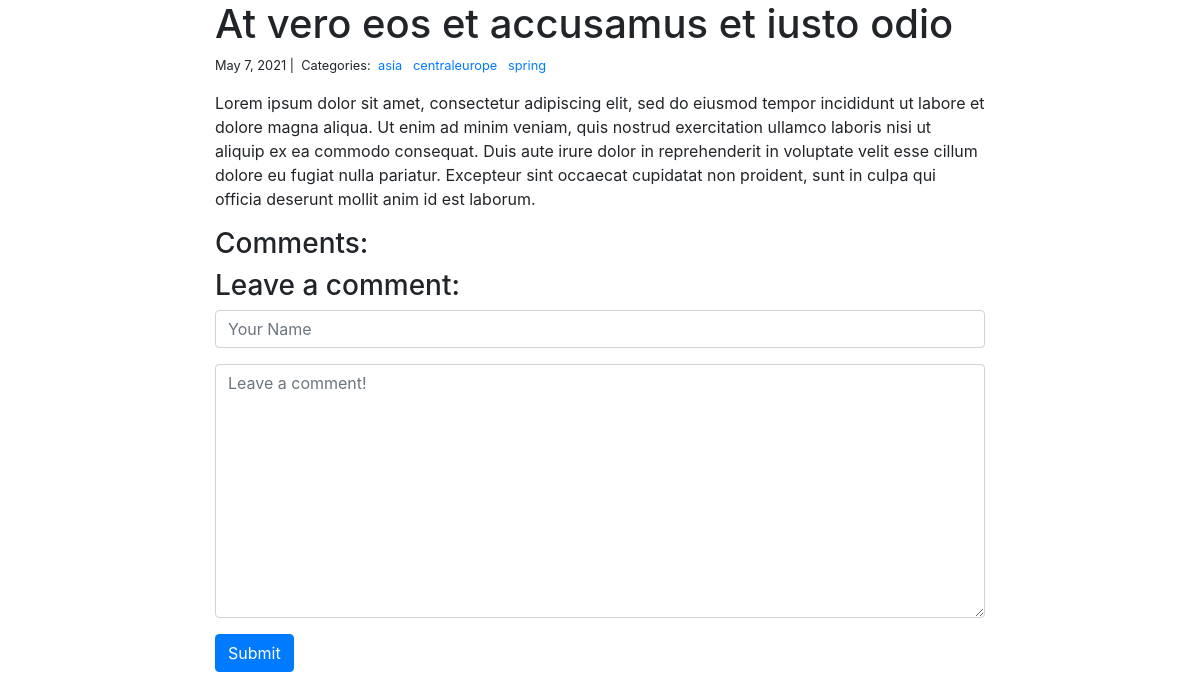
The app's page /blog/2/ with its own data.
### blog/models.py (models this page shows)
class Post(models.Model):
    title = models.CharField(max_length=255)
    body = models.TextField()
    created_on = models.DateTimeField(auto_now_add=True)
    last_modified = models.DateTimeField(auto_now=True)
    categories = models.ManyToManyField('Category', related_name='posts')

class Category(models.Model):
    name = models.CharField(max_length=20)

### blog/views.py (the view, shortened to what this page needs)
# urls.py: path("<int:pk>/", views.blog_detail, name="blog_detail"),
def blog_detail(request, pk):
    post = Post.objects.get(pk=pk)
    form = CommentForm()
    comments = Comment.objects.filter(post=post)
    context = {
        "post": post,
        "comments": comments,
        "form": form,
    }
    return render(request, "blog_detail.html", context)

### blog/forms.py
class CommentForm(forms.Form):
    author = forms.CharField(
        max_length=60,
        widget=forms.TextInput(attrs={
            "class": "form-control",
            "placeholder": "Your Name"
        })
    )
    body = forms.CharField(widget=forms.Textarea(
        attrs={
            "class": "form-control",
            "placeholder": "Leave a comment!"
        })
    )

### blog/templates/blog_detail.html (shortened to what this page needs)
{% extends "base.html" %}
{% block page_content %}
<div class="col-md-8 offset-md-2">
    <h1>{{ post.title }}</h1>
    <small>
        {{ post.created_on.date }} |&nbsp;
        Categories:&nbsp;
        {% for category in post.categories.all %}
        <a href="{% url 'blog_category' category.name %}">
            {{ category.name }}
        </a>&nbsp;
        {% endfor %}
    </small>
    <p>{{ post.body | linebreaks }}</p>
    <h3>Comments:</h3>
    <h3>Leave a comment:</h3>
    <form action="/blog/{{ post.pk }}/" method="post">
        <div class="form-group">
            {{ form.author }}
        </div>
        <div class="form-group">
            {{ form.body }}
        </div>
        <button type="submit" class="btn btn-primary">Submit</button>
    </form>
</div>
{% endblock %}

### records on screen
Post: title "At vero eos et accusamus et iusto odio", created_on "May 7, 2021", body "Lorem ipsum dolor sit amet, consectetur adipiscing elit, sed do eiusmod tempor incididunt ut labore et dolore magna aliqua. Ut enim ad minim veniam, quis nostrud exercitation ullamco laboris nisi ut aliquip ex ea commodo consequat. Duis aute irure dolor in reprehenderit in voluptate velit esse cillum dolore eu fugiat nulla pariatur. Excepteur sint occaecat cupidatat non proident, sunt in culpa qui officia deserunt mollit anim id est laborum."
Category: name "asia"
Category: name "centraleurope"
Category: name "spring"
